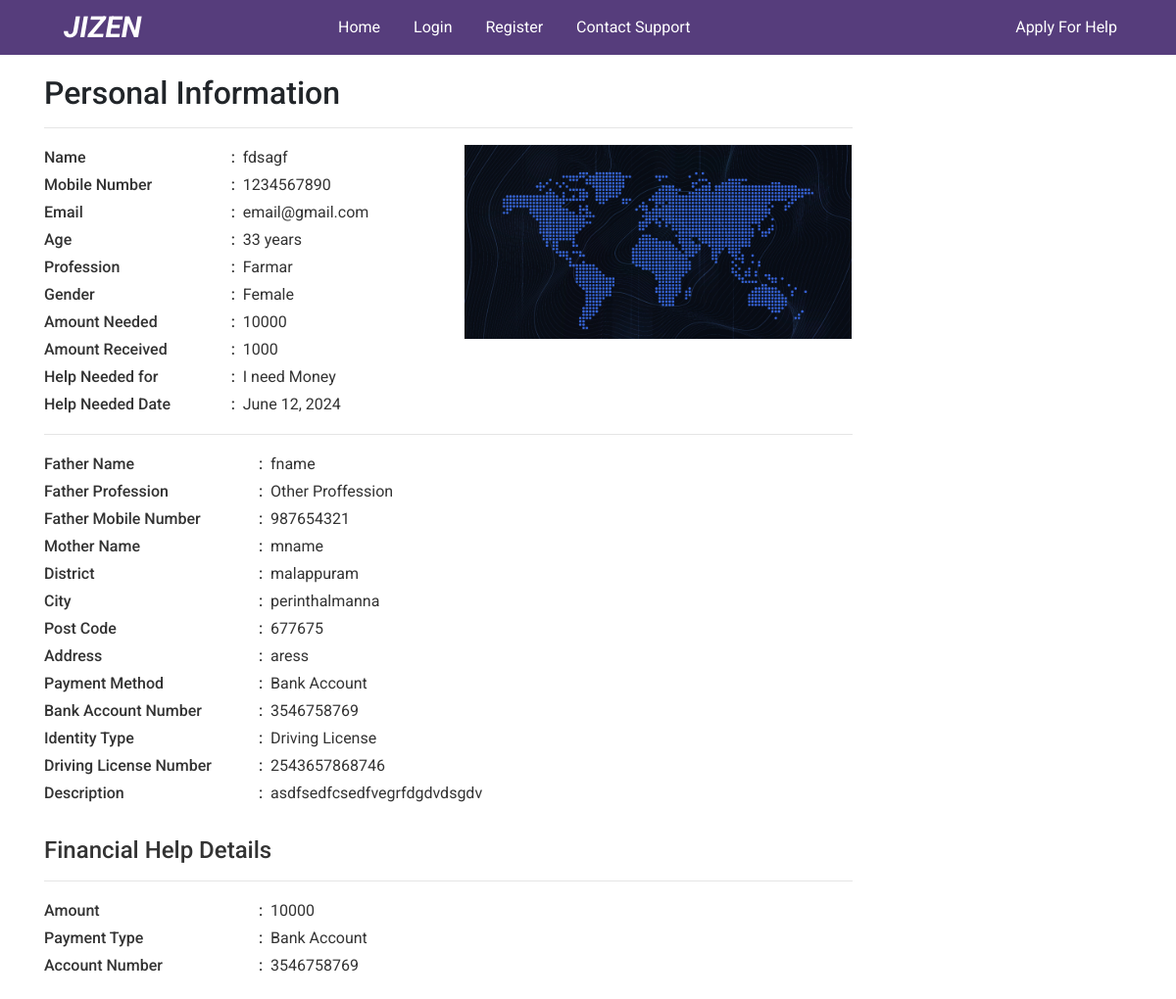
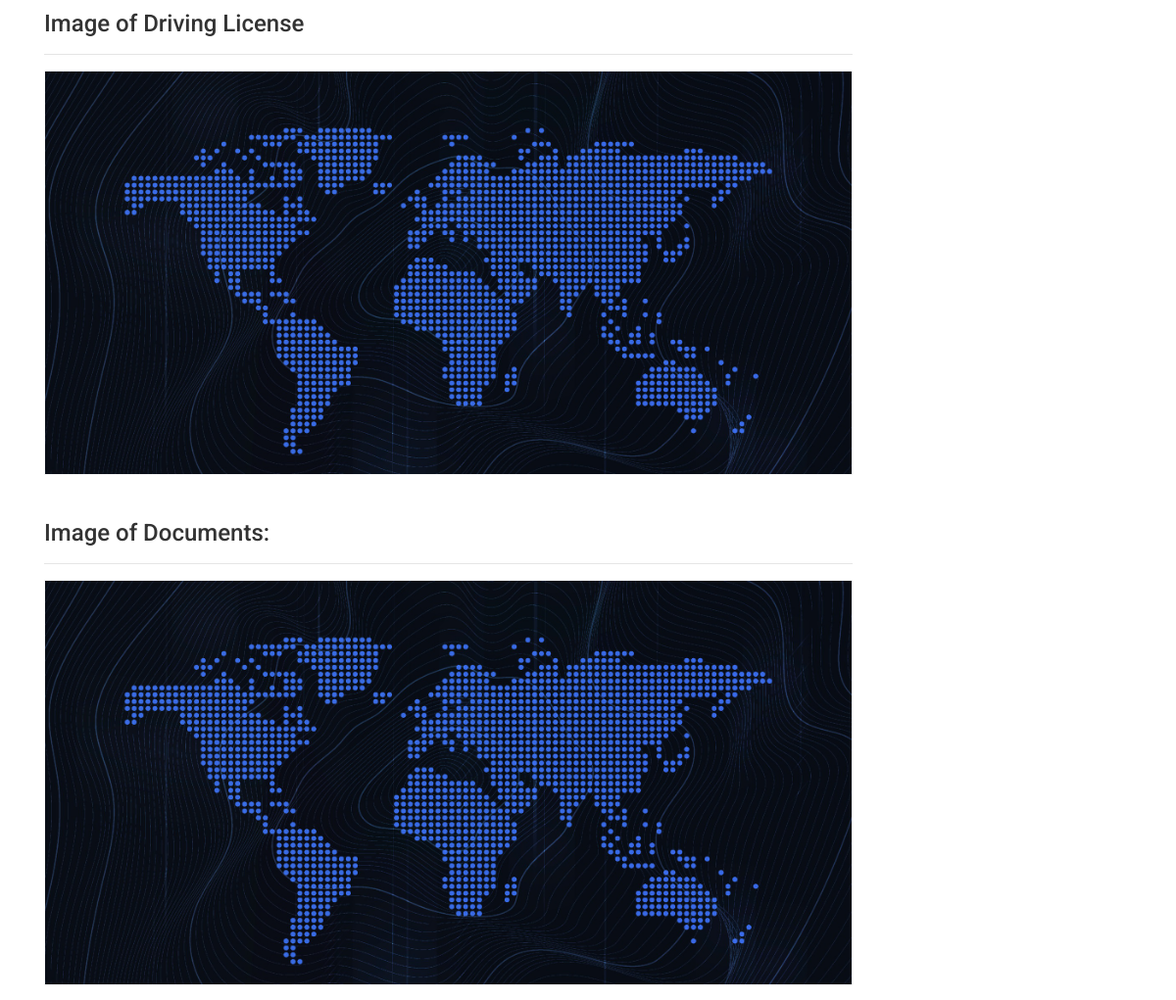
The page /single-poor-people/24 on the database its author committed (2 pictures, top to bottom).
### poorapp/models.py (models this page shows, shortened)
class Receivers(models.Model):
    name                    = models.CharField(max_length=150)
    email                   = models.EmailField(max_length=150, blank=True)
    mobile_number           = models.IntegerField()
    password                = models.CharField(max_length = 30, default="123456")
    aplicant_proffessions   = models.ForeignKey('ApplicantProffession', on_delete=models.CASCADE)
    gender_list = (
        ('F','Female'),
        ('M','Male'),
        ('O','Other')
    )
    aplicant_gender         = models.CharField(max_length=1,default = 1,choices=gender_list)
    aplicant_age            = models.IntegerField(default=30)
    image                   = models.ImageField(upload_to='uploads/')
    father_name             = models.CharField(max_length=150)
    father_proffession      = models.ForeignKey('FatherProffession', on_delete=models.CASCADE)
    father_contact_number   = models.IntegerField()
    mother_name             = models.CharField(max_length=150)
    help_type               = models.ForeignKey('HelpCategory', on_delete=models.CASCADE)
    amount                  = models.IntegerField()
    amount_received         = models.IntegerField(default=0)
    require_date            = models.DateField()
    city_name               = models.ForeignKey(CityList, on_delete= models.CASCADE)
    district_name           = models.ForeignKey(DistrictList, on_delete= models.CASCADE)
    post_code               = models.CharField(max_length=20)
    address                 = models.TextField(max_length=500)
    payment_type            = models.ForeignKey('PaymentType', on_delete=models.CASCADE, default=0,null=True)
    payment_type_account    = models.IntegerField(blank=True,null=True)
    identity_document_lists = (
        ('DL','Driving License'),
        ('PP','Passport'),
        ('NC','NID Card'),
        ('BC','Birth Certificate'),
    )
    identity_doc_type       = models.CharField(max_length=2, choices=identity_document_lists)
    identity_doc            = models.ImageField(upload_to='uploads/')
    identity_doc_number     = models.IntegerField(blank=True)
    document_file_one       = models.ImageField(upload_to='uploads/', blank=True)
    problem_description     = RichTextField(blank=True,null=True)
    status                  = models.BooleanField(default=False)
    complete_status         = models.BooleanField(default=False)
    timestamp               = models.DateField(auto_now_add=True, auto_now=False)
    update                  = models.DateField(auto_now=True, auto_now_add=False)
    cloth_count             = models.IntegerField(default=0);
    cloth_size              = models.CharField(max_length=200,default='0');
    edu_items               = models.CharField(max_length=300,default='');
    food_quantity           = models.IntegerField(default=0);
    food_time               = models.CharField(max_length=200,null=True, blank=True);

class ApplicantProffession(models.Model):
    proffession_type = models.CharField(max_length=50)

class HelpCategory(models.Model):
    category_name = models.CharField(max_length=50)

class FatherProffession(models.Model):
    proffession_type = models.CharField(max_length=50)

class DistrictList(models.Model):
    district_name = models.CharField(max_length=100)
    def __str__(self):
        return self.district_name

class CityList(models.Model):
    district    = models.ForeignKey(DistrictList, on_delete=models.CASCADE)
    city_name   = models.CharField(max_length=100)
    def __str__(self):
        return self.city_name

class PaymentType(models.Model):
    payment_type = models.CharField(max_length=50)
    status       = models.BooleanField(default=True)

### commonapp/views.py (the view)
# urls.py: path('single-poor-people/<int:poor_id>', views.single_poor_people, name='single_poor_people'),
def single_poor_people(request, poor_id):
    poor = models.Receivers.objects.filter(id=poor_id).first()
    help_category = models.HelpCategory.objects.all()
    context = {
        'help_category': help_category,
        'poor': poor
    }
    return render(request, 'commonapp/single_poor_people.html', context)

### templates/commonapp/single_poor_people.html (shortened to what this page needs)
{% extends 'commonapp/website_base.html' %}
{% load data_load %}
{% block body %}
<section class="home_page_area">
    <div class="container">
        <div class="row">
            <div class="col-md-9">
                <div class="applicant_content_area">
                    <div class="single_info_area">
                        <h2>Personal Information</h2>
                        <hr>
                        <div class="row">
                            <div class="col-md-6 applicant_content">
                                <p><strong>Name </strong>{{ poor.name }}</p>
                                <p><strong>Mobile Number  </strong>{{ poor.mobile_number }}</p>
                                <p><strong>Email  </strong>{{ poor.email }}</p>
                                <p><strong>Age </strong>{{ poor.aplicant_age }} years</p>
                                <p><strong>Profession </strong>{{ poor.aplicant_proffessions.proffession_type }}</p>
                                <p><strong>Gender </strong>{{ poor.get_aplicant_gender_display }}</p>
                                {% if poor.help_type.id == 3 %}
                                    <p><strong>Amount Needed </strong>{{ poor.amount }}</p>
                                    <p><strong>Amount Received </strong>{{ poor.amount_received }}</p>
                                {% elif poor.help_type.id == 1 %}
                            <p><strong>Educational Items </strong>{{ poor.edu_items }}</p>
                                {% elif poor.help_type.id == 2 %}
                                <p><strong>Cloth Count </strong>{{ poor.cloth_count }}</p>
                            <p><strong>Cloth Size </strong>{{ poor.cloth_size }}</p>
                                {% elif poor.help_type.id == 6 %}
                                <p><strong>Food Quantity Need</strong>{{ poor.food_quantity }}</p>
                            <p><strong>Food Time </strong>{{ poor.food_time }}</p>
                                {% endif %}
                                <p><strong>Help Needed for </strong>{{ poor.help_type.category_name }}</p>
                                <p><strong>Help Needed Date </strong>{{ poor.require_date }}</p>
                            </div>
                            <div class="col-6 applicant_pic">
                                <img src="{{ poor.image.url }}" alt="">
                            </div>
                        </div>
                        <hr>
                        <p><strong>Father Name </strong>{{ poor.father_name }}</p>
                        <p><strong>Father Profession </strong>{{ poor.father_proffession.proffession_type }}</p>
                        <p><strong>Father Mobile Number </strong>{{ poor.father_contact_number }}</p>
                        <p><strong>Mother Name </strong>{{ poor.mother_name }}</p>
                        <p><strong>District </strong>{{ poor.district_name }}</p>
                        <p><strong>City </strong>{{ poor.city_name }}</p>
                        <p><strong>Post Code </strong>{{ poor.post_code }}</p>
                        <p><strong>Address </strong>{{ poor.address }}</p>
                        {% if poor.help_type.id == 3 %}
                        <p><strong>Payment Method </strong>{{ poor.payment_type.payment_type }}</p>
                        <p><strong>{{ poor.payment_type.payment_type }} Number </strong>{{ poor.payment_type_account }}</p>
                        {% endif %}
                        <p><strong>Identity Type </strong>{{ poor.get_identity_doc_type_display }}</p>
                        <p><strong>{{ poor.get_identity_doc_type_display }} Number </strong>{{ poor.identity_doc_number }}</p>
                        <p><strong>Description </strong>{{ poor.problem_description|safe }}</p>
                        {% if poor.help_type.id == 3 %}
                            <h3>Financial Help Details</h3>
                            <hr>
                            <p><strong>Amount </strong>{{ poor.amount }}</p>
                            <p><strong>Payment Type </strong>{{ poor.payment_type.payment_type }}</p>
                            <p><strong>Account Number </strong>{{ poor.payment_type_account }}</p>
                        {% elif poor.help_type.id == 1 %}
                            <h3>Educational Help Details</h3>
                            <hr>
                            <p><strong>Educational Items </strong>{{ poor.edu_items }}</p>
                        {% elif poor.help_type.id == 2 %}
                            <h3>Clothing Help Details</h3>
                            <hr>
                            <p><strong>Cloth Count </strong>{{ poor.cloth_count }}</p>
                            <p><strong>Cloth Size </strong>{{ poor.cloth_size }}</p>
                        {% elif poor.help_type.id == 6 %}
                            <h3>Food Help Details</h3>
                            <hr>
                            <p><strong>Food Quantity </strong>{{ poor.food_quantity }}</p>
                            <p><strong>Food Time </strong>{{ poor.food_time }}</p>
                        {% endif %}
                        <h3>Image of {{ poor.get_identity_doc_type_display }}</h3>
                        <hr>
                        <img src="{{ poor.identity_doc.url }}" alt="">
                        <h3>Image of Documents:</h3>
                        <hr>
                        <img src="{{ poor.document_file_one.url }}" alt="">
                    </div>
                </div>
            </div>
        </div>
    </div>
</section>
{% endblock body %}

### static/style.css (style rules this page uses)
body { font-family: 'Roboto', sans-serif; }
*,h1,h2,h3,h4,h5,h6,ul,li,a,p { margin: 0; padding: 0; }
.applicant_content_area img { width: 100%; }
.applicant_content_area img { width: 100%; margin-bottom: 15px; border: 1px solid #f5f5f5; }
.applicant_content_area h3 { color: #333; font-size: 24px; margin-top: 30px; }
.applicant_content_area p { font-size: 16px; padding: 2px 0; color: #333; display: block; width: 100%; }
.col-md-6.applicant_content p strong { width: 51%; }
.applicant_content_area p strong::before { position: absolute; top: 0; right: 2px; width: 10px; height: 10px; content: ":"; font-weight: b; }
.applicant_content_area p strong { width: 28%; overflow: hidden; float: left; position: relative; font-weight: 500; }

### rows shown on the page
Receivers: name "fdsagf", mobile_number "1234567890", email "email@gmail.com", aplicant_age "33", aplicant_proffessions.proffession_type "Farmar", aplicant_gender "Female", amount "10000", amount_received "1000", help_type.category_name "I need Money", require_date "June 12, 2024", image (picture), father_name "fname", father_proffession.proffession_type "Other Proffession", father_contact_number "987654321", mother_name "mname", district_name "malappuram", city_name "perinthalmanna", post_code "677675", address "aress", payment_type.payment_type "Bank Account", payment_type_account "3546758769", identity_doc_type "Driving License", identity_doc_number "2543657868746", problem_description "asdfsedfcsedfvegrfdgdvdsgdv", identity_doc (picture), document_file_one (picture)
